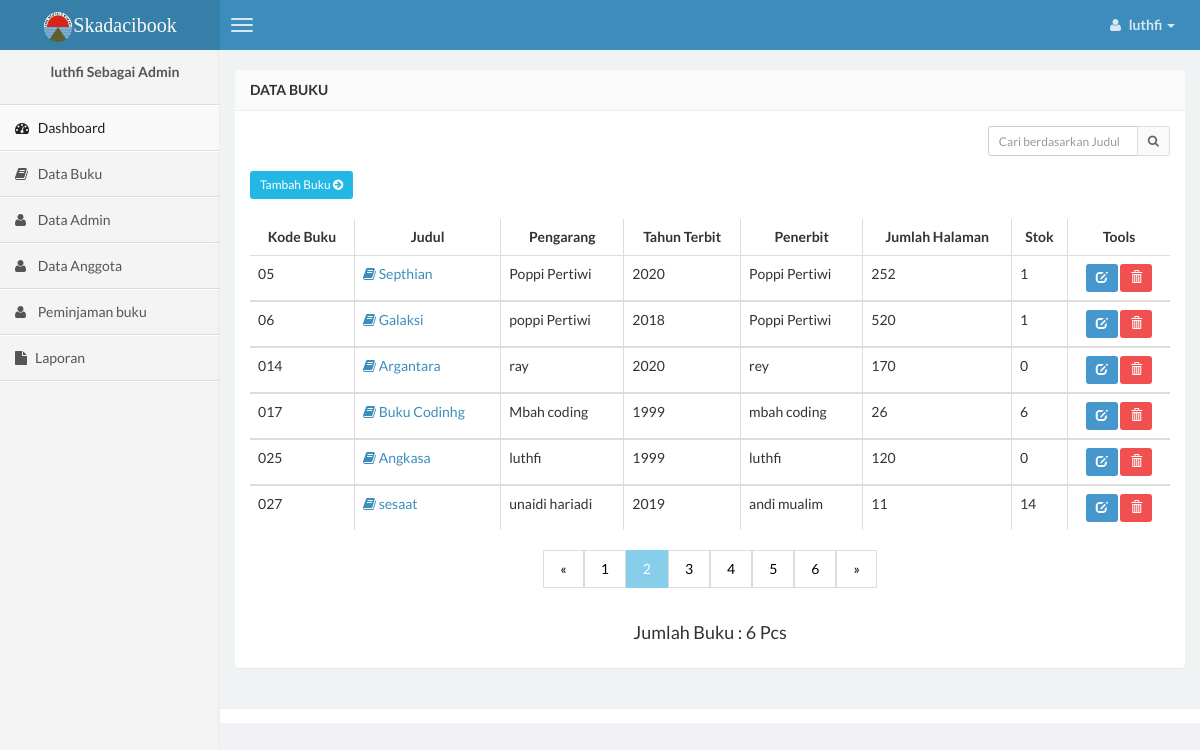
Screenshot of /app/luthfi_admin/master-buku.php (signed in) with the database file from the repository.
### tables this page shows
CREATE TABLE `luthfi_buku` (
  `id_buku` int(11) NOT NULL,
  `judul` varchar(250) NOT NULL,
  `pengarang` varchar(250) NOT NULL,
  `th_terbit` varchar(4) NOT NULL,
  `penerbit` varchar(250) NOT NULL,
  `isbn` varchar(25) NOT NULL,
  `kategori` varchar(50) NOT NULL,
  `jumlah_buku` int(2) NOT NULL,
  `asal` varchar(50) NOT NULL,
  `tgl_input` varchar(25) NOT NULL,
  `gambar` text NOT NULL,
  `stok` int(225) NOT NULL
);

### app/luthfi_admin/master-buku.php (the view, shortened to what this page needs)
<?php
if (empty($_SESSION['username'])) {
    header('location:../index.php');
} else {
?>
    <!DOCTYPE html>
    <html>
    <head>
        <link href="../css/bootstrap.min.css" rel="stylesheet" type="text/css" />
        <link href="../css/font-awesome.min.css" rel="stylesheet" type="text/css" />
        <link href="../css/ionicons.min.css" rel="stylesheet" type="text/css" />
        <link href="../css/morris/morris.css" rel="stylesheet" type="text/css" />
        <link href="../css/jvectormap/jquery-jvectormap-1.2.2.css" rel="stylesheet" type="text/css" />
        <link href="../css/datepicker/datepicker3.css" rel="stylesheet" type="text/css" />
        <link href="../css/daterangepicker/daterangepicker-bs3.css" rel="stylesheet" type="text/css" />
        <link href="../css/iCheck/all.css" rel="stylesheet" type="text/css" />
        <link href="../css/style.css" rel="stylesheet" type="text/css" />
    </head>
    <body class="skin-blue">
        <header class="header">
            <a href="index.php" class="logo">
            <img src="download.jpg" height="30" width="30" class="img-circle" alt="User Image" />Skadacibook            </a>
            <nav class="navbar navbar-static-top">
                <a href="#" class="navbar-btn sidebar-toggle" data-toggle="offcanvas" role="button">
                    <span class="icon-bar"></span>
                    <span class="icon-bar"></span>
                    <span class="icon-bar"></span>
                </a>
                <div class="navbar-right">
                    <ul class="nav navbar-nav">
                        <li class="dropdown user user-menu">
                            <a href="#" class="dropdown-toggle" data-toggle="dropdown">
                                <i class="fa fa-user"></i>
                                <span><?php echo $_SESSION['username']; ?> <i class="caret"></i></span>
                            </a>
                        </li>
                    </ul>
                </div>
            </nav>
        </header>
    <?php } ?>
    <div class="wrapper row-offcanvas row-offcanvas-left">
        <aside class="left-side sidebar-offcanvas">
            <section class="sidebar">
                <div class="user-panel">
                    <div class="info">
                        <center>
                            <p><?php echo $_SESSION['username']; ?>  Sebagai Admin </p>
                        </center>
                    </div>
                </div>
                <?php include "sidebar.php"; ?>
                </section>
        </aside>
        <aside class="right-side">
            <section class="content">
                <div class="row">
                    <div class="col-xs-12">
                        <div class="panel">
                            <header class="panel-heading">
                                <b>Data Buku</b>
                            </header>
                            <div class="panel-body table-responsive">
                                <div class="box-tools m-b-15">
                                    <form action="master-buku.php" method="POST">
                                        <div class="input-group">
                                            <input type='text' class="form-control input-sm pull-right" style="width: 150px;" name='qcari' placeholder='Cari berdasarkan Judul' required />
                                            <div class="input-group-btn">
                                                <button class="btn btn-sm btn-default" type="submit"><i class="fa fa-search"></i></button>
                                            </div>
                                        </div>
                                    </form>
                                </div>
                                <div class="text-right" style="margin-right:97%;">
                    <a href="tambah-buku.php" class="btn btn-sm btn-info">Tambah Buku <i class="fa fa-arrow-circle-right"></i></a>
                        </div>
                        <br>
                                <?php
                                $query1 = "select * from luthfi_buku";
                                $tampil = mysqli_query($conn, $query1) or die(mysqli_error($conn));
                                ?>
                                <table id="example" class="table table-hover table-bordered">
                                    <thead>
                                        <tr>
                                        <th>
                                                <center>Kode Buku </center>
                                            </th>
                                            <th>
                                                <center>Judul </center>
                                            </th>
                                            <th>
                                                <center>Pengarang </center>
                                            </th>
                                            <th>
                                                <center>Tahun Terbit </center>
                                            </th>
                                            <th>
                                                <center>Penerbit </center>
                                            </th>
                                            <th>
                                                <center>Jumlah Halaman </center>
                                            </th>
                                            <th>
                                                <center>Stok</center>
                                            </th>
                                            <th>
                                                <center>Tools</center>
                                            </th>
                                        </tr>
                                    </thead>
                                    <?php while ($data = mysqli_fetch_array($tampil)) { ?>
                                        <tbody>
                                            <tr>
                                                <td>0<?php echo$data['id_buku']; ?></td>
                                                <td><a href="detail-buku.php?hal=edit&kd=<?php echo $data['id_buku']; ?>"><span class="fa fa-book"></span> <?php echo $data['judul']; ?></a></td>
                                                <td><?php echo $data['pengarang']; ?></td>
                                                <td><?php echo $data['th_terbit']; ?></td>
                                                <td><?php echo $data['penerbit']; ?></td>
                                                <td><?php echo $data['jumlah_buku']; ?></td>
                                                <td><?php echo $data['stok']; ?></td>
                                                <td>
                                                    <center>
                                                        <div id="thanks"><a class="btn btn-sm btn-primary" data-placement="bottom" data-toggle="tooltip" title="Edit Buku" href="edit-buku.php?hal=edit&kd=<?php echo $data['id_buku']; ?>"><span class="glyphicon glyphicon-edit"></span></a>
                                                            <a onclick="return confirm ('Yakin hapus <?php echo $data['judul']; ?>.?');" class="btn btn-sm btn-danger tooltips" data-placement="bottom" data-toggle="tooltip" title="Hapus Buku" href="hapus-buku.php?hal=hapus&kd=<?php echo $data['id_buku']; ?>"><span class="glyphicon glyphicon-trash"></a>
                                                    </center>
                                                </td>
                                            </tr>
                            </div>
                        <?php
                                    }
                        ?>
                        </tbody>
                        <center>
                        <div class="pagination">
  <a href="#">&laquo;</a>
  <a href="#">1</a>
  <a href="#" class="active">2</a>
  <a href="#">3</a>
  <a href="#">4</a>
  <a href="#">5</a>
  <a href="#">6</a>
  <a href="#">&raquo;</a>
</div>
                </center>
                        <?php $tampil = mysqli_query($conn, "select * from luthfi_buku order by id_buku");
                        $buku = mysqli_num_rows($tampil);
                        ?>
                        <center>
                            <h4>Jumlah Buku : <?php echo "$buku"; ?> Pcs </h4>
                        </center>
    <div class="footer-main">
    </div>
    </body>
    </html>

### app/luthfi_admin/master-buku.php (style rules this page uses)
.pagination { display: inline-block; }
.pagination a { color: black; float: left; padding: 8px 16px; text-decoration: none; transition: background-color .3s; border: 1px solid #ddd; }
.pagination a.active { background-color: skyblue; color: white; border: 1px solid skyblue; }

### rows the page displays
luthfi_buku: id_buku "5", judul "Septhian", pengarang "Poppi Pertiwi", th_terbit "2020", penerbit "Poppi Pertiwi", jumlah_buku "252", stok "1"
luthfi_buku: id_buku "6", judul "Galaksi", pengarang "poppi Pertiwi", th_terbit "2018", penerbit "Poppi Pertiwi", jumlah_buku "520", stok "1"
luthfi_buku: id_buku "14", judul "Argantara", pengarang "ray", th_terbit "2020", penerbit "rey", jumlah_buku "170", stok "0"
luthfi_buku: id_buku "17", judul "Buku Codinhg", pengarang "Mbah coding", th_terbit "1999", penerbit "mbah coding", jumlah_buku "26", stok "6"
luthfi_buku: id_buku "25", judul "Angkasa", pengarang "luthfi", th_terbit "1999", penerbit "luthfi", jumlah_buku "120", stok "0"
luthfi_buku: id_buku "27", judul "sesaat", pengarang "unaidi hariadi", th_terbit "2019", penerbit "andi mualim", jumlah_buku "11", stok "14"

### other values shown
$_SESSION['username'] "luthfi"
$buku "6"
